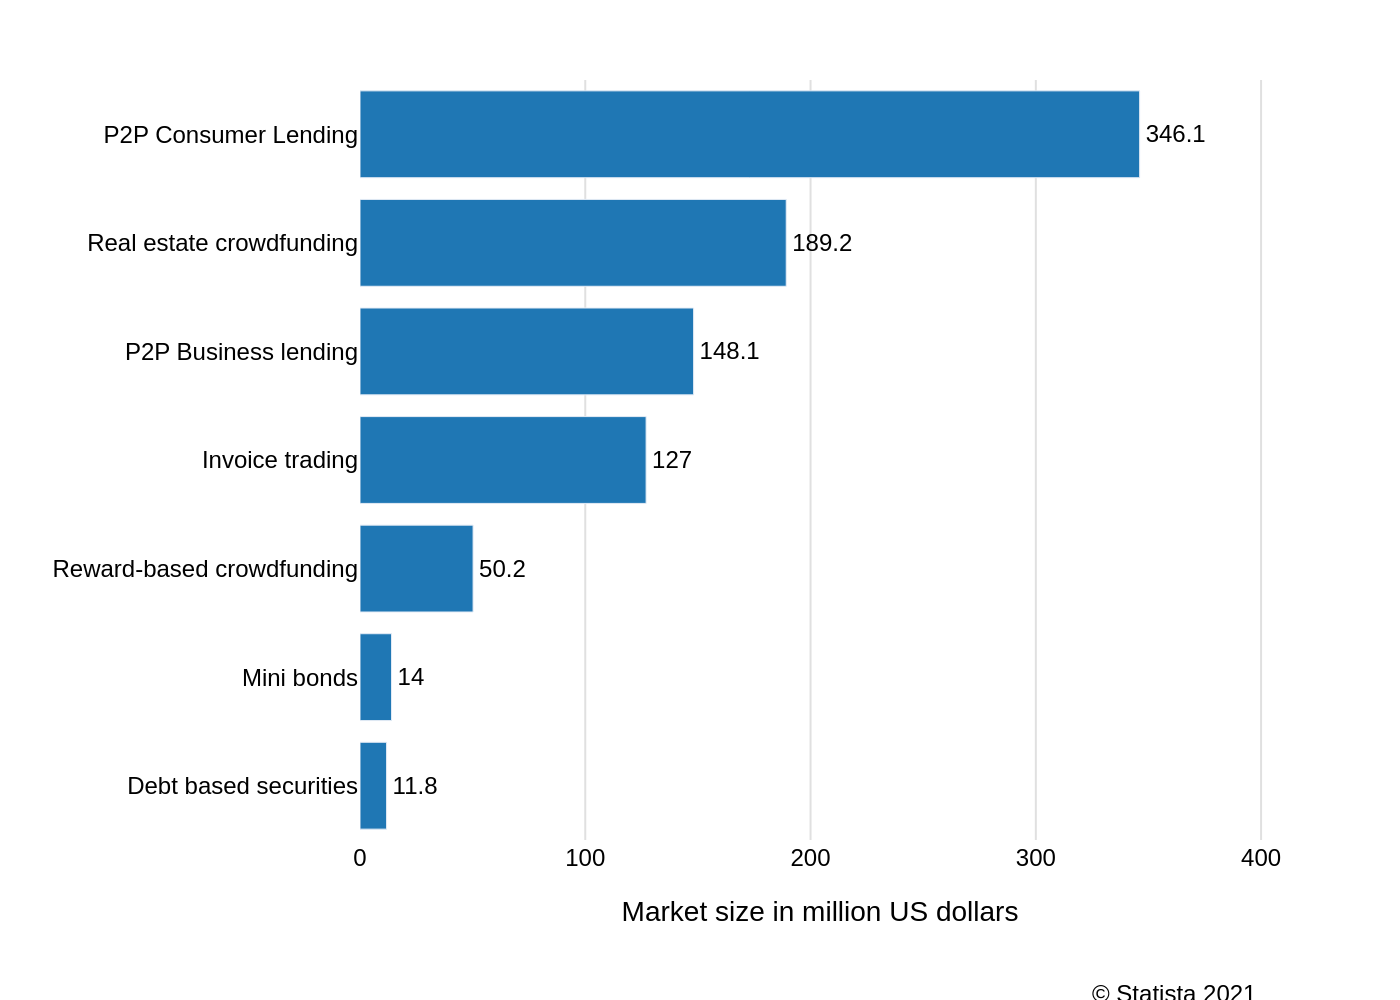

The script that drew this image:
import sys
import json
import os
import plotly.graph_objects as go

def create_chart(json_path):
    """
    Generates a chart from a JSON file and saves it as a PNG image.
    """
    if not os.path.exists(json_path):
        print(f"Error: JSON file not found at {json_path}")
        sys.exit(1)

    with open(json_path, 'r', encoding='utf-8') as f:
        config = json.load(f)

    chart_data = config['chart_data']
    texts = config['texts']
    colors = config['colors']

    # Extract data and reverse it to match the visual top-to-bottom order
    # Plotly's horizontal bar charts plot the first item at the bottom.
    categories = [item['category'] for item in chart_data]
    values = [item['value'] for item in chart_data]
    categories.reverse()
    values.reverse()

    fig = go.Figure()

    fig.add_trace(go.Bar(
        y=categories,
        x=values,
        orientation='h',
        marker=dict(color=colors[0]),
        text=[f'{v:g}' for v in values], # Format to remove trailing .0
        textposition='outside',
        textfont=dict(family="Arial", size=12, color='black'),
        cliponaxis=False  # Prevents text from being clipped at the chart edge
    ))

    fig.update_layout(
        font=dict(family="Arial", size=12, color="black"),
        plot_bgcolor='white',
        paper_bgcolor='white',
        xaxis=dict(
            title=texts['x_axis_title'],
            showgrid=True,
            gridcolor='#e0e0e0',
            gridwidth=1,
            zeroline=False,
            showline=False,
            ticks='',
            showticklabels=True
        ),
        yaxis=dict(
            showgrid=False,
            showline=False,
            ticks='',
            showticklabels=True
        ),
        showlegend=False,
        margin=dict(l=180, r=60, t=40, b=80), # Adjust margins for labels
        annotations=[
            dict(
                text=texts.get('source', ''),
                showarrow=False,
                xref="paper",
                yref="paper",
                x=0.98,
                y=-0.18,
                xanchor='right',
                yanchor='top',
                align="right",
                font=dict(size=12)
            )
        ]
    )

    # Dynamically set x-axis range to give space for outside text labels
    max_value = max(values) if values else 1
    fig.update_xaxes(range=[0, max_value * 1.18])

    base_filename = os.path.splitext(os.path.basename(json_path))[0]
    output_filename = f"{base_filename}.png"

    fig.write_image(output_filename, scale=2)
    print(f"Chart saved to {output_filename}")

if __name__ == "__main__":
    if len(sys.argv) != 2:
        print(f"Usage: python {os.path.basename(__file__)} <json_file_path>")
        sys.exit(1)
    create_chart(sys.argv[1])
